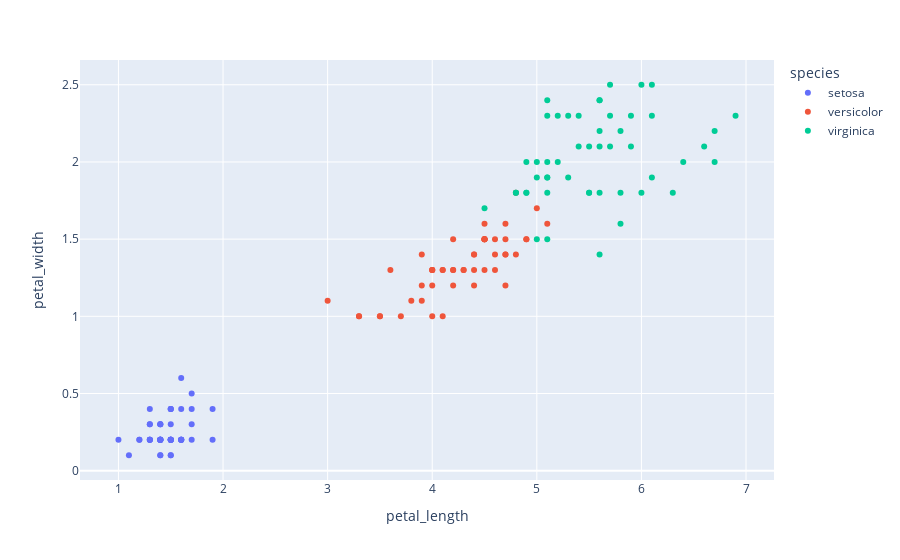

Here is the notebook cell this chart was saved with:
### Code cell
fig = px.scatter(df, x="petal_length", y="petal_width", color="species")
fig.show()

### Figure 1 — Plotly figure (JSON) as saved in the notebook; plotly's stock layout.template omitted (floating-point values rounded to 4 significant figures)
{"data": [{"hovertemplate": "species=setosa<br>petal_length=%{x}<br>petal_width=%{y}<extra></extra>", "legendgroup": "setosa", "marker": {"color": "#636efa", "symbol": "circle"}, "mode": "markers", "name": "setosa", "orientation": "v", "showlegend": true, "type": "scatter", "x": [1.4, 1.4, 1.3, 1.5, 1.4, 1.7, 1.4, 1.5, 1.4, 1.5, 1.5, 1.6, 1.4, 1.1, 1.2, 1.5, 1.3, 1.4, 1.7, 1.5, 1.7, 1.5, 1, 1.7, 1.9, 1.6, 1.6, 1.5, 1.4, 1.6, 1.6, 1.5, 1.5, 1.4, 1.5, 1.2, 1.3, 1.4, 1.3, 1.5, 1.3, 1.3, 1.3, 1.6, 1.9, 1.4, 1.6, 1.4, 1.5, 1.4], "xaxis": "x", "y": [0.2, 0.2, 0.2, 0.2, 0.2, 0.4, 0.3, 0.2, 0.2, 0.1, 0.2, 0.2, 0.1, 0.1, 0.2, 0.4, 0.4, 0.3, 0.3, 0.3, 0.2, 0.4, 0.2, 0.5, 0.2, 0.2, 0.4, 0.2, 0.2, 0.2, 0.2, 0.4, 0.1, 0.2, 0.2, 0.2, 0.2, 0.1, 0.2, 0.2, 0.3, 0.3, 0.2, 0.6, 0.4, 0.3, 0.2, 0.2, 0.2, 0.2], "yaxis": "y"}, {"hovertemplate": "species=versicolor<br>petal_length=%{x}<br>petal_width=%{y}<extra></extra>", "legendgroup": "versicolor", "marker": {"color": "#EF553B", "symbol": "circle"}, "mode": "markers", "name": "versicolor", "orientation": "v", "showlegend": true, "type": "scatter", "x": [4.7, 4.5, 4.9, 4, 4.6, 4.5, 4.7, 3.3, 4.6, 3.9, 3.5, 4.2, 4, 4.7, 3.6, 4.4, 4.5, 4.1, 4.5, 3.9, 4.8, 4, 4.9, 4.7, 4.3, 4.4, 4.8, 5, 4.5, 3.5, 3.8, 3.7, 3.9, 5.1, 4.5, 4.5, 4.7, 4.4, 4.1, 4, 4.4, 4.6, 4, 3.3, 4.2, 4.2, 4.2, 4.3, 3, 4.1], "xaxis": "x", "y": [1.4, 1.5, 1.5, 1.3, 1.5, 1.3, 1.6, 1, 1.3, 1.4, 1, 1.5, 1, 1.4, 1.3, 1.4, 1.5, 1, 1.5, 1.1, 1.8, 1.3, 1.5, 1.2, 1.3, 1.4, 1.4, 1.7, 1.5, 1, 1.1, 1, 1.2, 1.6, 1.5, 1.6, 1.5, 1.3, 1.3, 1.3, 1.2, 1.4, 1.2, 1, 1.3, 1.2, 1.3, 1.3, 1.1, 1.3], "yaxis": "y"}, {"hovertemplate": "species=virginica<br>petal_length=%{x}<br>petal_width=%{y}<extra></extra>", "legendgroup": "virginica", "marker": {"color": "#00cc96", "symbol": "circle"}, "mode": "markers", "name": "virginica", "orientation": "v", "showlegend": true, "type": "scatter", "x": [6, 5.1, 5.9, 5.6, 5.8, 6.6, 4.5, 6.3, 5.8, 6.1, 5.1, 5.3, 5.5, 5, 5.1, 5.3, 5.5, 6.7, 6.9, 5, 5.7, 4.9, 6.7, 4.9, 5.7, 6, 4.8, 4.9, 5.6, 5.8, 6.1, 6.4, 5.6, 5.1, 5.6, 6.1, 5.6, 5.5, 4.8, 5.4, 5.6, 5.1, 5.1, 5.9, 5.7, 5.2, 5, 5.2, 5.4, 5.1], "xaxis": "x", "y": [2.5, 1.9, 2.1, 1.8, 2.2, 2.1, 1.7, 1.8, 1.8, 2.5, 2, 1.9, 2.1, 2, 2.4, 2.3, 1.8, 2.2, 2.3, 1.5, 2.3, 2, 2, 1.8, 2.1, 1.8, 1.8, 1.8, 2.1, 1.6, 1.9, 2, 2.2, 1.5, 1.4, 2.3, 2.4, 1.8, 1.8, 2.1, 2.4, 2.3, 1.9, 2.3, 2.5, 2.3, 1.9, 2, 2.3, 1.8], "yaxis": "y"}], "layout": {"legend": {"title": {"text": "species"}, "tracegroupgap": 0}, "margin": {"t": 60}, "xaxis": {"anchor": "y", "domain": [0, 1], "title": {"text": "petal_length"}}, "yaxis": {"anchor": "x", "domain": [0, 1], "title": {"text": "petal_width"}}}}
